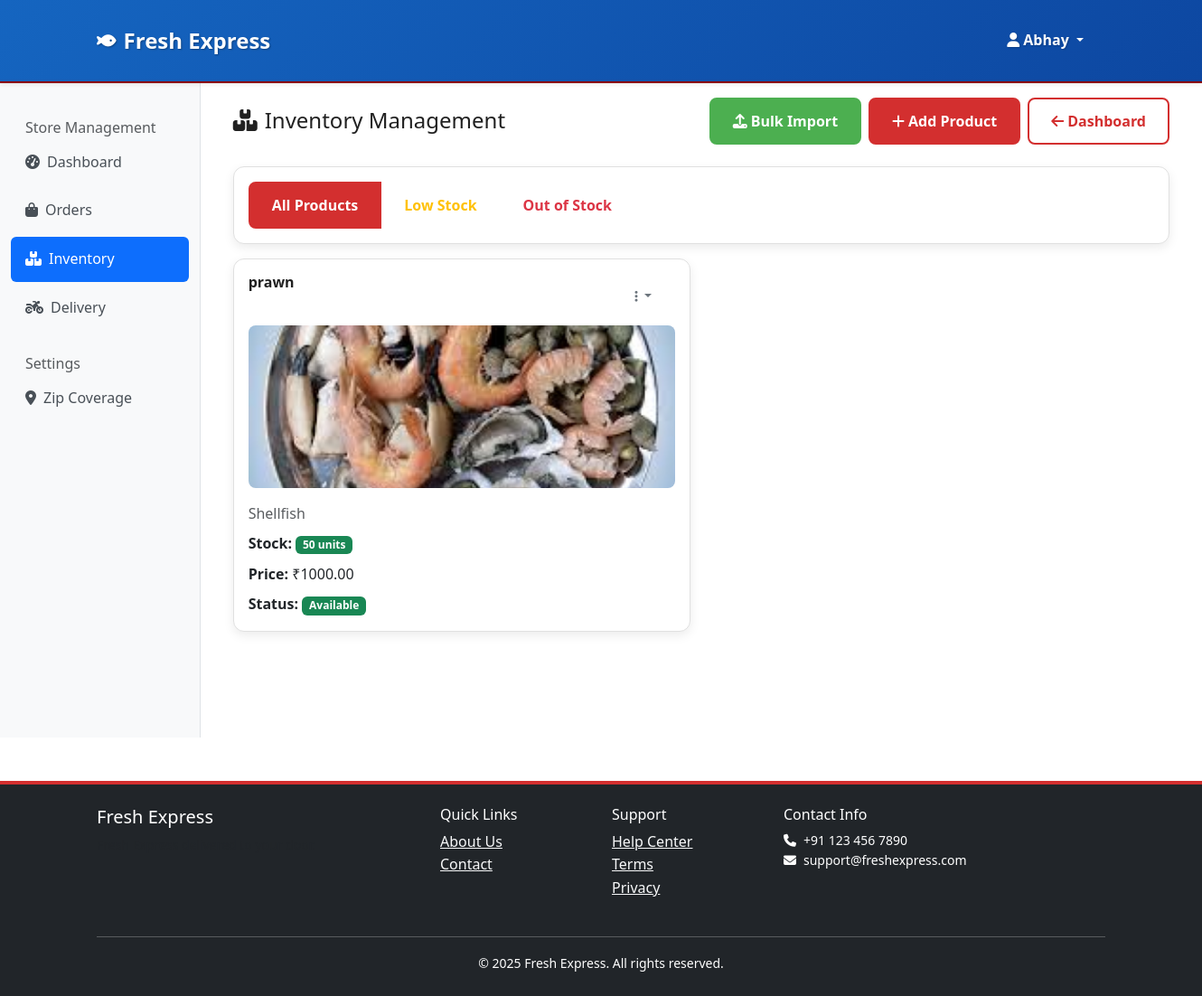
The page /stores/inventory/ (signed in) on the database its author committed.
### accounts/models.py (models this page shows, shortened)
class User(AbstractUser):
    USER_TYPES = [
        ('customer', 'Customer'),
        ('store_owner', 'Store Owner'),
        ('delivery_agent', 'Delivery Agent'),
        ('admin', 'Admin'),
    ]
    user_type = models.CharField(max_length=20, choices=USER_TYPES, default='customer')
    phone_number = models.CharField(max_length=15, blank=True, null=True)
    email_verified = models.BooleanField(default=False)
    phone_verified = models.BooleanField(default=False)
    created_at = models.DateTimeField(auto_now_add=True)
    updated_at = models.DateTimeField(auto_now=True)

### catalog/models.py (models this page shows, shortened)
class StoreProduct(TimeStampedModel):
    AVAILABILITY_STATUS = [
        ('in_stock', 'In Stock'),
        ('out_of_stock', 'Out of Stock'),
        ('pre_order', 'Pre-order'),
        ('discontinued', 'Discontinued'),
    ]
    store = models.ForeignKey(Store, on_delete=models.CASCADE, related_name='products')
    product = models.ForeignKey(Product, on_delete=models.CASCADE, related_name='store_products')
    price = models.DecimalField(max_digits=8, decimal_places=2)
    compare_price = models.DecimalField(max_digits=8, decimal_places=2, blank=True, null=True)
    cost_price = models.DecimalField(max_digits=8, decimal_places=2, blank=True, null=True)
    stock_quantity = models.PositiveIntegerField(default=0)
    low_stock_threshold = models.PositiveIntegerField(default=10)
    availability_status = models.CharField(max_length=20, choices=AVAILABILITY_STATUS, default='in_stock')
    is_featured = models.BooleanField(default=False)
    is_available = models.BooleanField(default=True)
    store_notes = models.TextField(blank=True, null=True)
    prep_time_minutes = models.PositiveIntegerField(default=0, help_text="Additional prep time")
    class Meta:
        unique_together = ['store', 'product']
        ordering = ['-is_featured', 'product__name']
        indexes = [
            models.Index(fields=['store', 'availability_status', 'is_available']),
            models.Index(fields=['is_featured', 'is_available']),
        ]

class Product(TimeStampedModel):
    name = models.CharField(max_length=200)
    slug = models.SlugField(max_length=200, unique=True)
    description = models.TextField()
    category = models.ForeignKey(Category, on_delete=models.CASCADE, related_name='products')
    sku = models.CharField(max_length=50, unique=True, blank=True, null=True)
    brand = models.CharField(max_length=100, blank=True, null=True)
    weight_per_unit = models.DecimalField(max_digits=6, decimal_places=2, help_text="Weight in grams")
    unit_type = models.CharField(max_length=20, default='grams')
    image = models.ImageField(upload_to='products/', blank=True, null=True, help_text="Main product image (required)")
    nutritional_info = models.JSONField(default=dict, blank=True)
    meta_title = models.CharField(max_length=200, blank=True, null=True)
    meta_description = models.TextField(blank=True, null=True)
    is_active = models.BooleanField(default=True)
    class Meta:
        ordering = ['category', 'name']
        indexes = [
            models.Index(fields=['category', 'is_active']),
            models.Index(fields=['slug']),
        ]

class Category(TimeStampedModel):
    name = models.CharField(max_length=100, unique=True)
    slug = models.SlugField(max_length=100, unique=True)
    description = models.TextField(blank=True, null=True)
    image = models.ImageField(upload_to='categories/', blank=True, null=True)
    parent = models.ForeignKey('self', on_delete=models.CASCADE, blank=True, null=True, related_name='subcategories')
    is_active = models.BooleanField(default=True)
    sort_order = models.PositiveIntegerField(default=0)
    class Meta:
        ordering = ['sort_order', 'name']
        verbose_name_plural = "Categories"

### stores/views.py (the view, shortened to what this page needs)
# urls.py: path('inventory/', views.store_inventory, name='inventory_management'),
@store_required
def store_inventory(request):
    try:
        store = Store.objects.get(owner=request.user)
    except Store.DoesNotExist:
        return redirect('core:home')
    products = StoreProduct.objects.filter(store=store).select_related('product')
    stock_filter = request.GET.get('stock', '')
    if stock_filter == 'low':
        products = products.filter(stock_quantity__lt=10)
    elif stock_filter == 'out':
        products = products.filter(stock_quantity=0)
    from catalog.models import Category
    categories = Category.objects.filter(is_active=True).order_by('sort_order', 'name')
    context = {
        'store': store,
        'products': products,
        'stock_filter': stock_filter,
        'categories': categories,
    }
    return render(request, 'stores/inventory_management.html', context)

### templates/stores/inventory_management.html (shortened to what this page needs)
{% extends 'stores/base.html' %}
{% load static %}
{% block store_content %}
<div class="container py-3">
    <div class="d-flex justify-content-between align-items-center mb-4">
        <h2 class="h4 mb-0">
            <i class="fas fa-boxes me-2"></i>Inventory Management
        </h2>
        <div class="d-flex gap-2">
            <a href="{% url 'stores:bulk_import' %}" class="btn btn-success">
                <i class="fas fa-upload me-1"></i>Bulk Import
            </a>
            <a href="#addProductModal" data-bs-toggle="modal" class="btn btn-primary">
                <i class="fas fa-plus me-1"></i>Add Product
            </a>
            <a href="{% url 'stores:dashboard' %}" class="btn btn-outline-primary">
                <i class="fas fa-arrow-left me-1"></i>Dashboard
            </a>
        </div>
    </div>
    <div class="card mb-3">
        <div class="card-body">
            <div class="btn-group" role="group">
                <a href="{% url 'stores:inventory_management' %}"
                   class="btn {% if not stock_filter %}btn-primary{% else %}btn-outline-primary{% endif %}">
                    All Products
                </a>
                <a href="{% url 'stores:inventory_management' %}?stock=low"
                   class="btn {% if stock_filter == 'low' %}btn-warning{% else %}btn-outline-warning{% endif %}">
                    Low Stock
                </a>
                <a href="{% url 'stores:inventory_management' %}?stock=out"
                   class="btn {% if stock_filter == 'out' %}btn-danger{% else %}btn-outline-danger{% endif %}">
                    Out of Stock
                </a>
            </div>
        </div>
    </div>
    {% if products %}
        <div class="row">
            {% for product in products %}
            <div class="col-md-6 mb-3">
                <div class="card">
                    <div class="card-body">
                        <div class="d-flex justify-content-between align-items-start mb-2">
                            <h6 class="card-title mb-0">{{ product.product.name }}</h6>
                            <div class="dropdown">
                                <button class="btn btn-sm btn-outline-secondary dropdown-toggle" type="button" data-bs-toggle="dropdown">
                                    <i class="fas fa-ellipsis-v"></i>
                                </button>
                            </div>
                        </div>
                        <div class="mb-3">
                            {% if product.product.image %}
                                <img src="{{ product.product.image.url }}" class="d-block w-100"
                                     alt="{{ product.product.name }}"
                                     style="height:180px; object-fit:cover; border-radius: 8px;"
                                     onerror="this.style.display='none'; this.nextElementSibling.style.display='flex';">
                            {% endif %}
                        </div>
                        <p class="text-muted mb-2">{{ product.product.category.name }}</p>
                        <p class="mb-2">
                            <strong>Stock: </strong>
                            <span class="badge bg-{% if product.stock_quantity == 0 %}danger{% elif product.stock_quantity < 10 %}warning{% else %}success{% endif %}">
                                {{ product.stock_quantity }} units
                            </span>
                        </p>
                        <p class="mb-2">
                            <strong>Price: </strong>₹{{ product.price }}
                        </p>
                        <p class="mb-0">
                            <strong>Status: </strong>
                            <span class="badge bg-{% if product.is_available %}success{% else %}danger{% endif %}">
                                {% if product.is_available %}Available{% else %}Unavailable{% endif %}
                            </span>
                        </p>
                    </div>
                </div>
            </div>
            {% endfor %}
        </div>
    {% endif %}
</div>
{% endblock %}

### templates/base.html (shortened to what this page needs)
<!DOCTYPE html>
<html lang="en">
<head>
    <link href="https://cdn.jsdelivr.net/npm/bootstrap@5.3.0/dist/css/bootstrap.min.css" rel="stylesheet">
    <link href="https://cdnjs.cloudflare.com/ajax/libs/font-awesome/6.4.0/css/all.min.css" rel="stylesheet">
    {% load static %}
    <link href="{% static 'css/appetite-theme.css' %}" rel="stylesheet">
    <link href="{% static 'css/common.css' %}" rel="stylesheet">
    <link href="{% static 'css/global-product-card.css' %}" rel="stylesheet">
</head>
<body>
    <nav class="navbar navbar-expand-lg navbar-light bg-white shadow-sm">
        <div class="container" >
            <a class="navbar-brand fw-bold text-primary" href="{% url 'core:home' %}">
                <i class="fas fa-fish me-2"></i>Fresh Express
            </a>
            <div class="collapse navbar-collapse" id="navbarNav">
                <ul class="navbar-nav">
                    {% if user.is_authenticated %}
                    <li class="nav-item dropdown">
                        <a class="nav-link dropdown-toggle" href="#" id="userDropdown" role="button"
                           data-bs-toggle="dropdown" aria-expanded="false">
                            <i class="fas fa-user me-1"></i>{{ user.get_full_name|default:user.username }}
                        </a>
                    </li>
                    {% endif %}
                </ul>
            </div>
        </div>
    </nav>
    <main>
        {% block content %}{% endblock %}
    </main>
    <footer class="bg-dark text-white mt-5 py-4">
        <div class="container">
            <div class="row">
                <div class="col-md-4">
                    <h5>Fresh Express</h5>
                    <p class="small text-muted">Fresh Express delivered to your door.</p>
                </div>
                <div class="col-md-2">
                    <h6>Quick Links</h6>
                    <ul class="list-unstyled">
                        <li><a href="{% url 'core:about' %}" class="text-light">About Us</a></li>
                        <li><a href="{% url 'core:contact' %}" class="text-light">Contact</a></li>
                    </ul>
                </div>
                <div class="col-md-2">
                    <h6>Support</h6>
                    <ul class="list-unstyled">
                        <li><a href="{% url 'chat:chat_list' %}" class="text-light">Help Center</a></li>
                        <li><a href="{% url 'core:terms' %}" class="text-light">Terms</a></li>
                        <li><a href="{% url 'core:privacy' %}" class="text-light">Privacy</a></li>
                    </ul>
                </div>
                <div class="col-md-4">
                    <h6>Contact Info</h6>
                    <p class="small">
                        <i class="fas fa-phone me-2"></i>+91 123 456 7890<br>
                        <i class="fas fa-envelope me-2"></i>support@freshexpress.com
                    </p>
                </div>
            </div>
            <hr class="mt-4">
            <div class="text-center">
                <small>&copy; 2025 Fresh Express. All rights reserved.</small>
            </div>
        </div>
    </footer>
    <script src="{% load static %}{% static 'js/main.js' %}"></script>
</body>
</html>

### rows shown on the page
User: get_full_name "Abhay"
StoreProduct: product.name "prawn", product.image (picture), product.category.name "Shellfish", stock_quantity "50", price "1000.00", is_available "Available"
